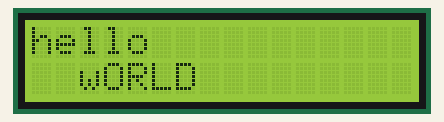
Recording of a sketch running on a simulated Arduino Uno, built with avr-gcc and run on an emulated ATmega328P. Parts: 16×2 character LCD.

Above: at 0.1 s.
At 2.1 s:
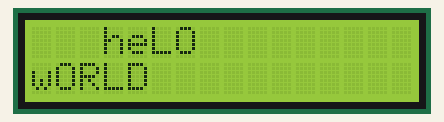

The sketch:

Exp_1c_LCD.ino
```cpp
#include <LiquidCrystal_I2C.h>

LiquidCrystal_I2C lcd(0x27, 16, 2);

void setup() {
  lcd.init();
  lcd.backlight();
}

void loop() {
  lcd.clear();
  lcd.setCursor(0, 0);
  lcd.print("hello");
  lcd.setCursor(2, 1);
  lcd.print("wORLD");
  delay(2000);

  lcd.clear();
  lcd.setCursor(3, 0);
  lcd.print("heLO");
  lcd.setCursor(0, 1);
  lcd.print("wORLD");
  delay(2000);
}
```

Measured:
- what the display in image 1 shows lasts 2.0 s, from 2.1 s to 4.1 s
